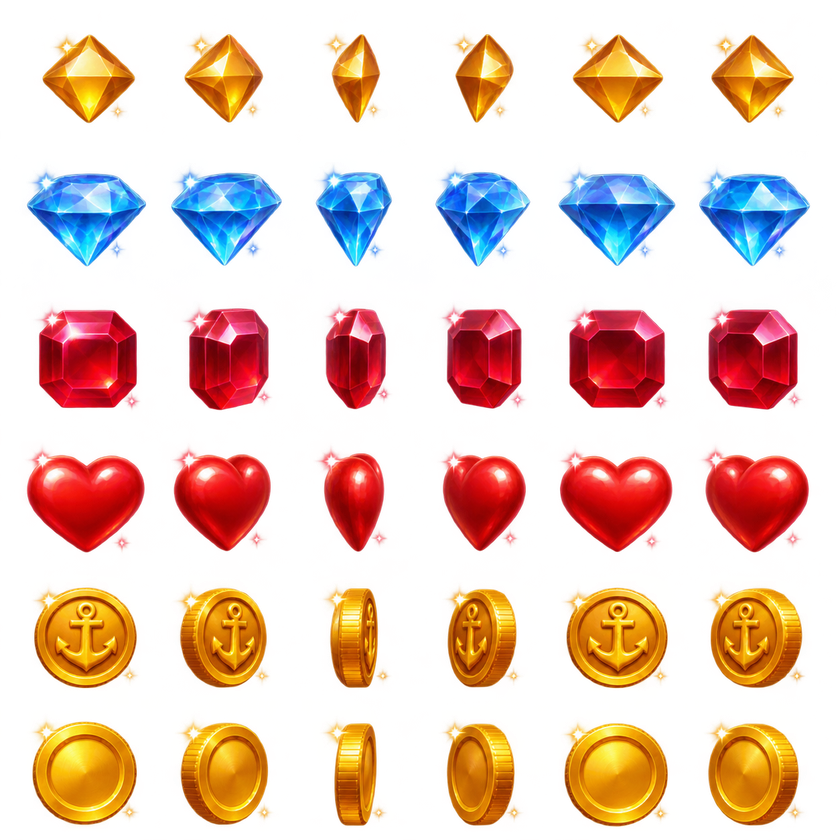
#> input picture assets/kaynak/toplanan_seti.png, 840 x 840 px, shrunk from 1254 x 1254 before the run
$ python toplananKes.py
#> lines starting #> are read from the running program, lines starting #| are printed output that depends on the picture; after the words box and inside, x2 and y2 are one past the last pixel; in counts of white or black regions, pixels touching at a corner belong together
# Toplanabilir görsel kesici (v0.28). Kaynak: assets/kaynak/toplanan_seti.png (6 satır × 6 kare dönme döngüsü).
# Düşük alfalı renkli hale silinir, her kare eşit hücreye ortalanır → assets/nesne/toplanan.png (6 sütun),
# hücre boyu ve satır sırası js/veri/assetlar.js → ASSETLER.toplanan. Çalıştırma: python3 araclar/toplananKes.py
import json, re
import numpy as np
from PIL import Image
KOK = __file__.rsplit('/araclar/', 1)[0]
SIRA = ['elmas', 'buyukelmas', 'kizilelmas', 'kalp', 'capa', 'altin']
im = np.array(Image.open(KOK + '/assets/kaynak/toplanan_seti.png').convert('RGBA'))
#> im is the input picture: shape (840, 840, 4); mean R, G, B, A 99.9, 51.2, 31.2, 80.9
im[im[:, :, 3] < 60] = 0
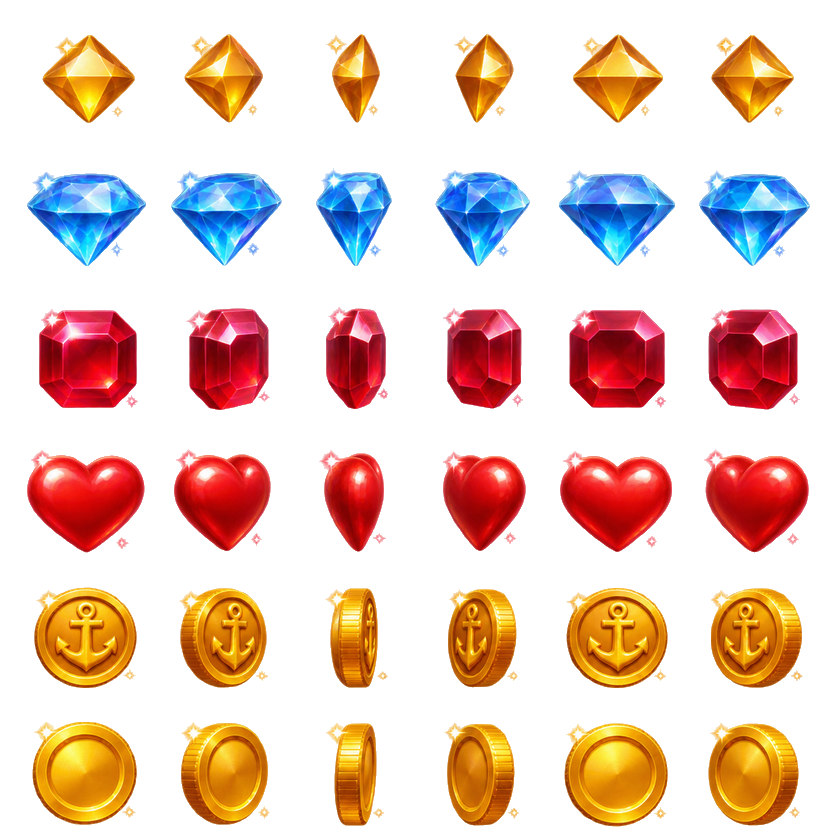
#> im: shape (840, 840, 4); 19.43% of pixels changed, all inside (x1, y1, x2, y2) = (0, 6, 840, 840); transparent parts drawn white
A = im[:, :, 3] > 150
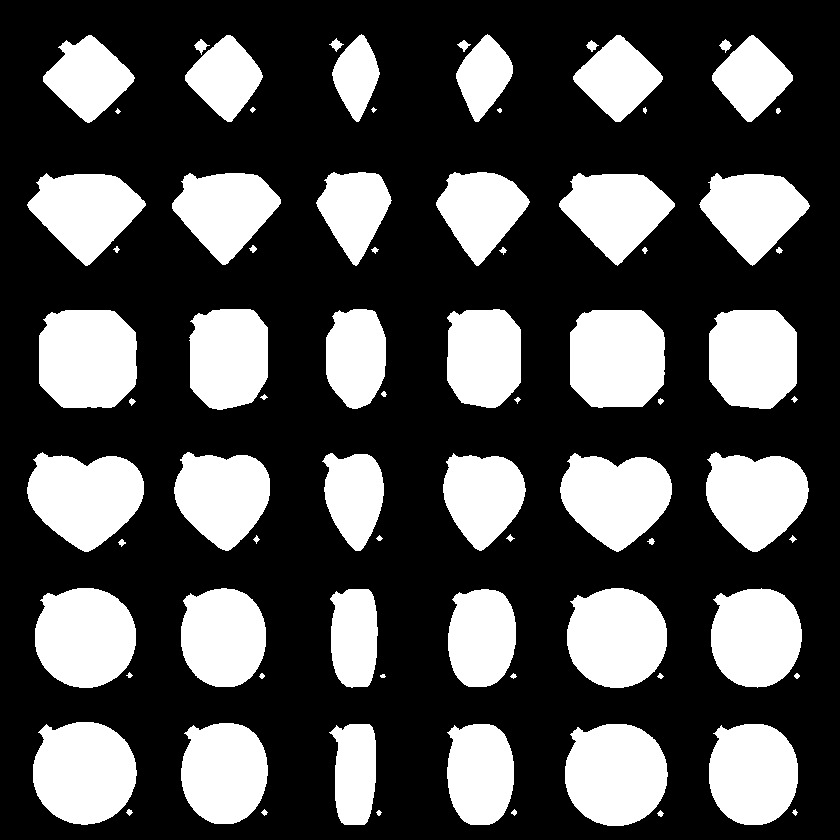
#> A: shape (840, 840) bool; 31.7% white; 77 white regions (5 under 20 px), largest, box (x1, y1, x2, y2) and area: (33, 722, 137, 825) 8535, (39, 310, 137, 408) 8533, (565, 724, 668, 826) 8462
def seg(v):
    s, inr = [], False
    for i, x in enumerate(v):
        if x and not inr: st, inr = i, True
        if not x and inr: s.append([st, i]); inr = False
#> this loop made 840 passes
#> x on pass 36: True
#> after the loop, inr = False; s = [[35, 123], [172, 266], [309, 410], [452, 552], [588, 688], [722, 826]]; st = 722
    if inr: s.append([st, len(v)])
    return s
satirlar = seg(A.sum(1) > 2)
#> satirlar has the same summary as s in seg
assert len(satirlar) == 6
kareler = []
for y0, y1 in satirlar:
    k = seg(A[y0:y1].sum(0) > 0)
    while len(k) > 6:
        gaps = [k[i + 1][0] - k[i][1] for i in range(len(k) - 1)]
        i = gaps.index(min(gaps)); k[i] = [k[i][0], k[i + 1][1]]; del k[i + 1]
    kareler.append([(y0, y1, x0, x1) for x0, x1 in k])
#> this loop made 6 passes
#> after the loop, kareler = 6 items
W = max(x1 - x0 for r in kareler for _, _, x0, x1 in r) + 8
#> W = 127
H = max(y1 - y0 for r in kareler for y0, y1, _, _ in r) + 8
#> H = 112
out = Image.new('RGBA', (W * 6, H * 6), (0, 0, 0, 0))
#> out: PIL image 762x672 RGBA; every value is 0
for r, satir in enumerate(kareler):
    for c, (y0, y1, x0, x1) in enumerate(satir):
        p = Image.fromarray(im[y0 - 4:y1 + 4, x0 - 4:x1 + 4])
        out.paste(p, (c * W + (W - p.width) // 2, r * H + (H - p.height) // 2))
#> this loop made 6 passes
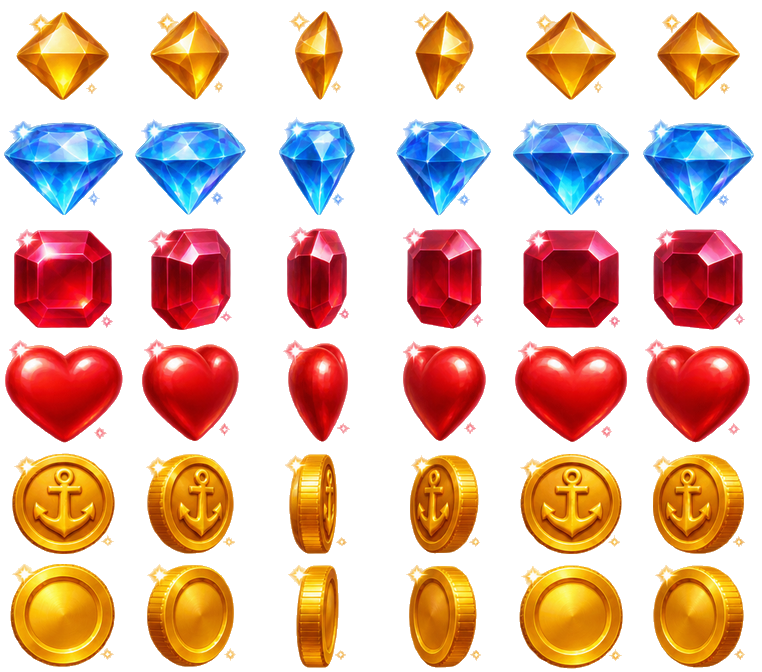
#> out: PIL image 762x672 RGBA; mean R, G, B, A 83.1, 44.9, 27.6, 110.4; transparent parts drawn white
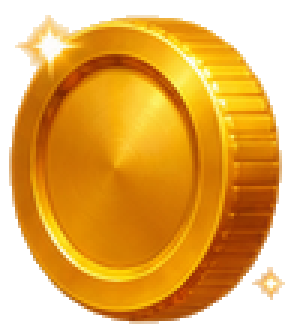
#> p: PIL image 97x112 RGBA (shown 3 times larger); mean R, G, B, A 153.1, 96.3, 8.8, 173.3; transparent parts drawn white
out.save(KOK + '/assets/nesne/toplanan.png', optimize=True)
ap = KOK + '/js/veri/assetlar.js'
#> (the run stopped early here; a loop or call above may not have finished)

$ run again, with assets/kaynak/arayuz2.png copied over assets/kaynak/toplanan_seti.png
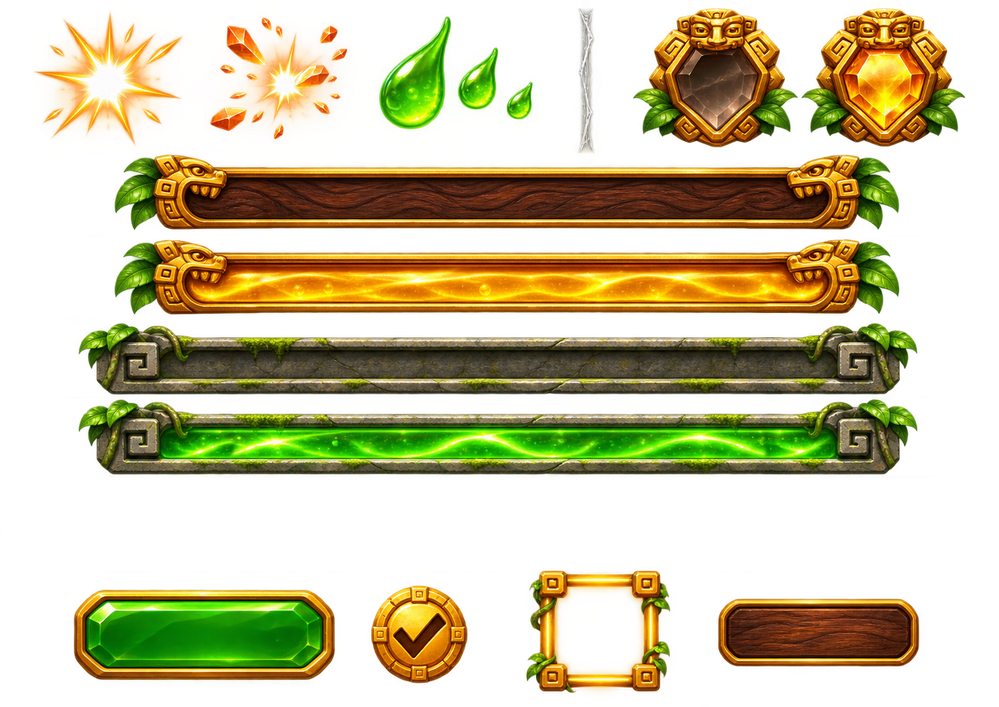
#> input picture assets/kaynak/arayuz2.png, 999 x 707 px, shrunk from 1491 x 1055 before the run
#> im is the input picture: shape (707, 999, 4); mean R, G, B, A 78.3, 67.8, 18.1, 105.3
#> im: shape (707, 999, 4); 12.66% of pixels changed, all inside (x1, y1, x2, y2) = (0, 0, 987, 707)
#> `A = im[:, :, 3] > 150`:
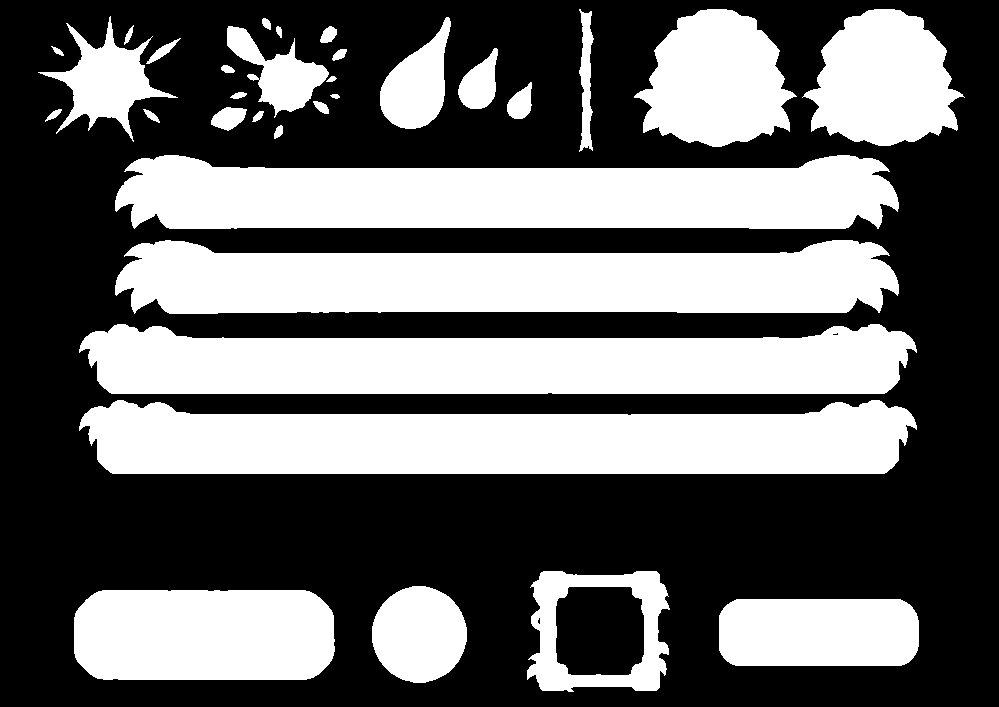
#> A: shape (707, 999) bool; 41.3% white; 33 white regions, largest, box (x1, y1, x2, y2) and area: (79, 400, 917, 474) 50297, (115, 155, 899, 229) 47121, (79, 324, 917, 394) 47107
#> the loop in seg, `for i, x in enumerate(v):` made 707 passes
#> x on pass 10: True
#> after the loop in seg, `for i, x in enumerate(v):`: inr = False; s = [[9, 151], [155, 229], [240, 314], [324, 394], [400, 474], [571, 692]]; st = 571
#> satirlar has the same summary as s in seg
#> the loop `for y0, y1 in satirlar:` made 6 passes
#> (y0, y1) on passes 2 to 6: (155, 229), (240, 314), (324, 394), (400, 474), (571, 692)
#> after the loop `for y0, y1 in satirlar:`: kareler = 6 items
#> W = 846
#> H = 150
#> the loop `for r, satir in enumerate(kareler):` made 6 passes
#> after the loop `for r, satir in enumerate(kareler):`:
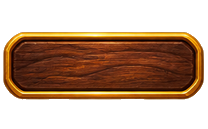
#> p: PIL image 208x129 RGBA; mean R, G, B, A 58.2, 30.1, 9.4, 121.7; transparent parts drawn white

$ run again, with assets/kaynak/bolge_acik.png copied over assets/kaynak/toplanan_seti.png
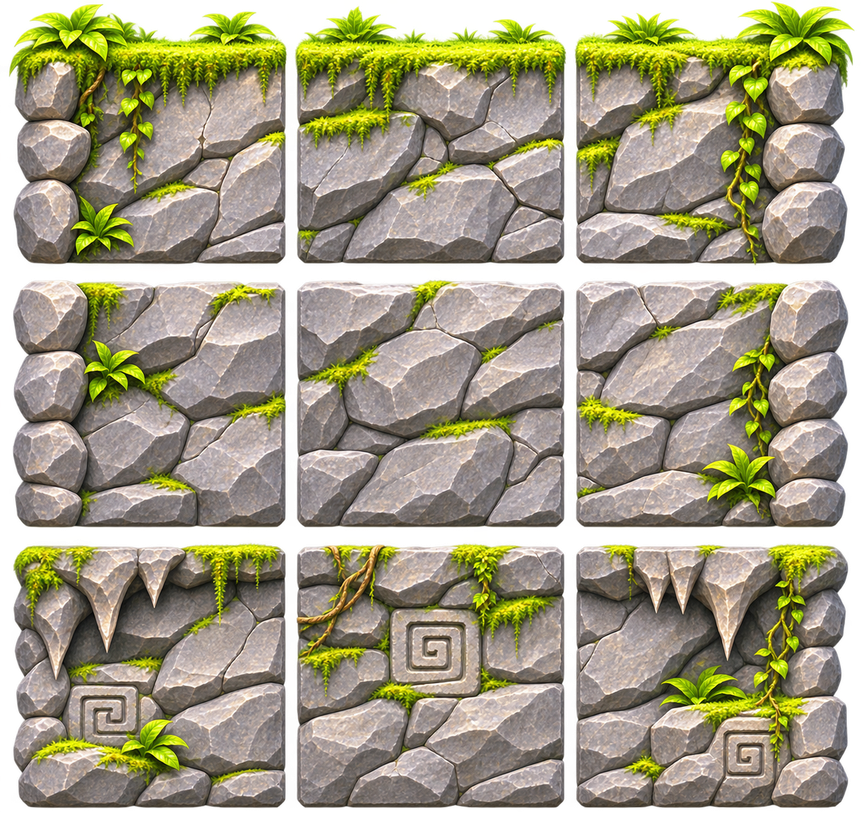
#> input picture assets/kaynak/bolge_acik.png, 861 x 820 px, shrunk from 1285 x 1224 before the run
#> im is the input picture: shape (820, 861, 4); mean R, G, B, A 131.7, 125.7, 97.3, 210.7
#> `im[im[:, :, 3] < 60] = 0`:
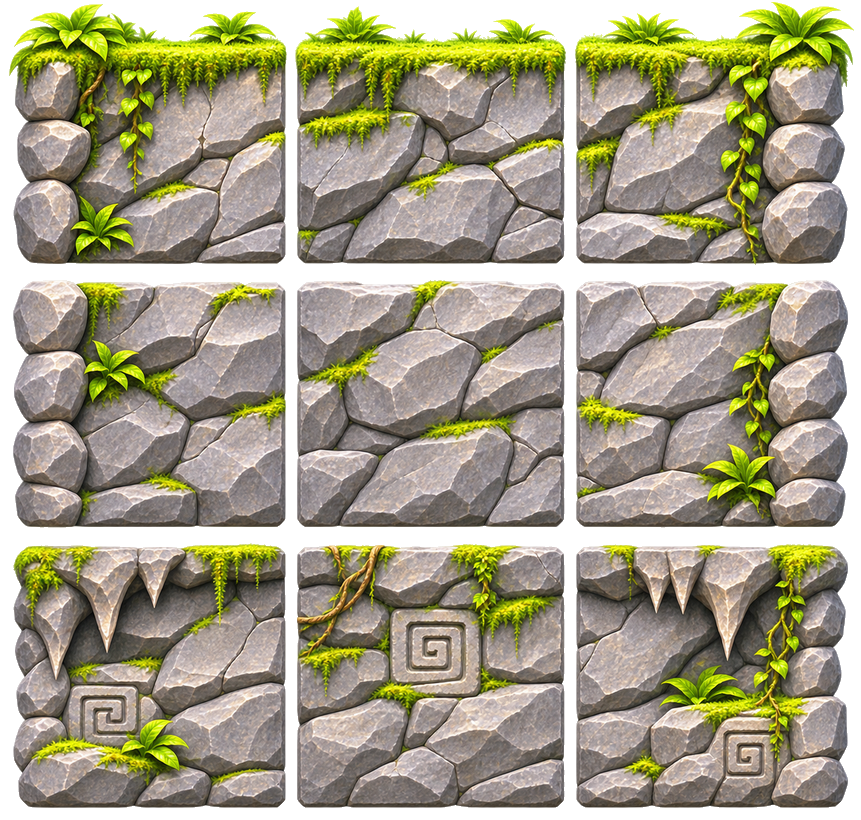
#> im: shape (820, 861, 4); 5.35% of pixels changed, all inside (x1, y1, x2, y2) = (0, 0, 861, 812); transparent parts drawn white
#> `A = im[:, :, 3] > 150`:
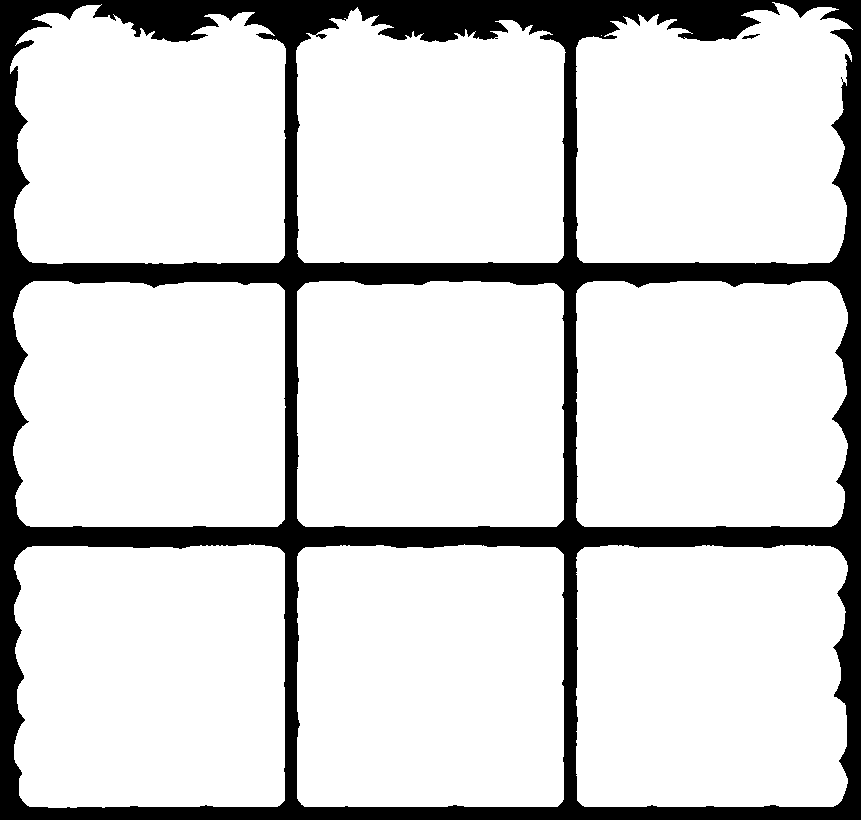
#> A: shape (820, 861) bool; 83.8% white; 2 black regions, box (x1, y1, x2, y2) and area: (0, 0, 861, 820) 114636, (742, 34, 760, 39) 42
#> the loop in seg, `for i, x in enumerate(v):` made 820 passes
#> x on pass 3: True
#> after the loop in seg, `for i, x in enumerate(v):`: inr = False; s = [[2, 264], [281, 527], [544, 808]]; st = 544
#> satirlar = [[2, 264], [281, 527], [544, 808]]
